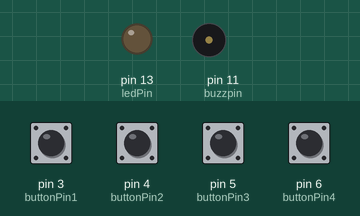
Simulated run of this sketch. Board: Arduino Uno, built with avr-gcc and run on an emulated ATmega328P. On the bench: output pins drawn as LEDs (lit = HIGH), buzzer (waves = sounding). The inputs (shaded band) are chosen by the test bench; at power-on: pin 3 (buttonPin1), pin 4 (buttonPin2), pin 5 (buttonPin3), pin 6 (buttonPin4) HIGH. What the sketch prints to the serial monitor is not drawn.

Above: at 1.2 s.
1.3 s: pin 3 (buttonPin1) pulled LOW for 0.15 s
At 2.0 s:
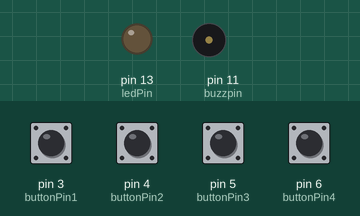
4.4 s: pin 4 (buttonPin2) pulled LOW for 0.15 s
7.4 s: pin 5 (buttonPin3) pulled LOW for 0.15 s
9.0 s: pin 6 (buttonPin4) pulled LOW for 0.15 s
At 10.1 s:
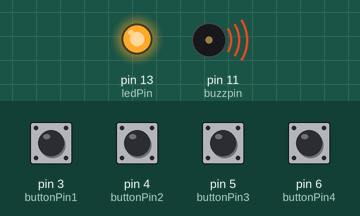
Timing chart, 0 to 9.1 s (numbered marks = the images above; inputs shaded):
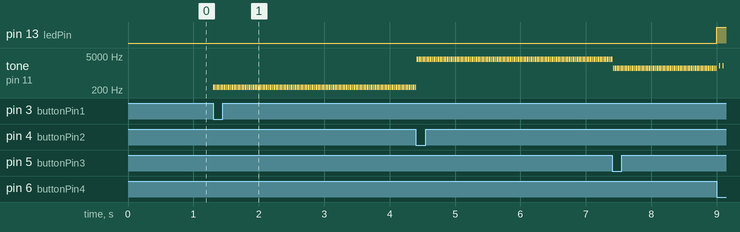

Measured:
- after the input at 1.3 s, tone on pin 11 (buzzpin): alternates 262 Hz for 0.01 s and silent for 0.01 s, starting at once

The sketch:

tone_puzzle.ino
```cpp
#define activated LOW
#include<NewTone.h>
//tone tone1;
const int buttonPin1 = 3;   // the number of the pushbutton pin for pushbuttons
const int buttonPin2 = 4;
const int buttonPin3 = 5;
const int buttonPin4 = 6;
const int ledPin =  13;     //led pin
const int buzzpin = 11;     //piezo buzzer pin
int c=0;                    //count variable
char p;                     //argument for the switch statement
int no_of_notes=4;
int p1=0;                   //variables to check sequence
int p2=0;
int p3=0;
int p4=0;
int k1=0;                   //variables to check sequence
int k2=0;
int k3=0;
int k4=0;
                           // variable for reading the pushbutton status
int buttonState1 = 0;
int buttonState2= 0;
int buttonState3 = 0;
int buttonState4 = 0;

void setup() {
  pinMode(ledPin, OUTPUT);
  pinMode(buttonPin1, INPUT);
  pinMode(buttonPin2, INPUT);
  pinMode(buttonPin3, INPUT);
  pinMode(buttonPin4, INPUT);
  digitalWrite(buttonPin1, HIGH);
  digitalWrite(buttonPin2, HIGH);
  digitalWrite(buttonPin3, HIGH);
  digitalWrite(buttonPin4, HIGH);
  //tone1.begin(11)
  Serial.begin(9600);
}

void loop(){
  // read the state of the pushbutton value:
  buttonState1 = digitalRead(buttonPin1);
  buttonState2 = digitalRead(buttonPin2);
  buttonState3 = digitalRead(buttonPin3);
  buttonState4 = digitalRead(buttonPin4);

  // check if the pushbutton is pressed. if it is, the appropriate switch parameter is set
 if (buttonState1 == activated) {
    p=1;
  }
  if (buttonState2 == activated) {
    p=2;
  }
  if (buttonState3 == activated) {
    p=3;
  }
  if (buttonState4 == activated) {
    p=4;
  }
  switch (p) {
      case 1:if(p1==0){
                    NewTone(11,262,10);
                      k1=1;
                      //p1=1;
                     c=1;
                     Serial.print('a');
                      }
             else{
                    NewTone(11,262,10);
                    // Reset();
                    c=0;
                    p1=0;
                    p2=0;
                    p3=0;
                    p4=0;
                    Serial.print('b');
                    //NewTone(11,1000,4000);
                  }
                  break;

      case 2: if(p2==0 && k1==1){
                  NewTone(11,3729,10);
                  k2=1;
                  c=2;
                }
                else{
                    NewTone(11,3729,10);
                     //Reset();
                     c=0;
                     p1=0;
                     p2=0;
                     p3=0;
                     p4=0;
                     //NewTone(11,1000,4000);
                 }
                  break;
      case 3:if(p3==0 && k1==1 && k2==1){
              NewTone(11,1567,10);
               k3=1;
               c=3;
                }
              else{
                 NewTone(11,1567,10);
                //Reset();
                  c=0;
                   p1=0;
                 p2=0;
                  p3=0;
                   p4=0;
               // NewTone(11,1000,4000);
              }
              break;
        case 4:if(p4==0 && k1==1 && k2==1 && k3==1){
                NewTone(11,1318,10);
                 k4=1;
                 c=4;
                }
                else{
                 NewTone(11,1318,10);
                  c=0;
                  p1=0;
                   p2=0;
                  p3=0;
                   p4=0;
                  //Reset();
                  // NewTone(11,1000,4000);
                 }
                 break;
      default: break;
  }
 // Serial.print(c);
  if (k1==1 && k2==1 && k3==1 && k4==1) {
    digitalWrite(ledPin, HIGH);// turn LED on
    for (int i=50;i<2000;i++){
      NewTone(11,i,10);
    }
  }
  else {
    digitalWrite(ledPin, LOW);        // turn LED off
  }
  delay(20);
}
```
